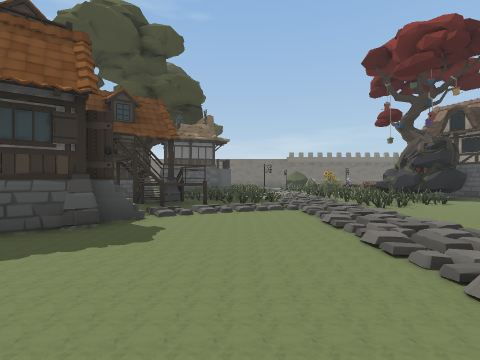
view 1 (above)

15 first-person views from a walk through a scene from a Unity 3-D project. The camera is 1.3 m above the floor, looks level and sees 85° across. The floor is counted in squares, 2 m on a side. Each view is taken from the middle of a square. On the plan, view 1 faces up. The plan holds only what a view shows up to about 9 squares ahead; the rest is blank. The place goes on beyond the plan. The player is left out. Some animated figures are not drawn.

view 2
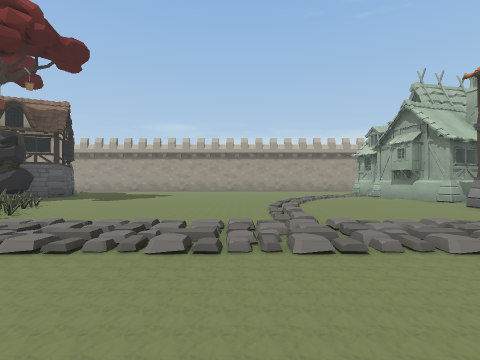

view 3
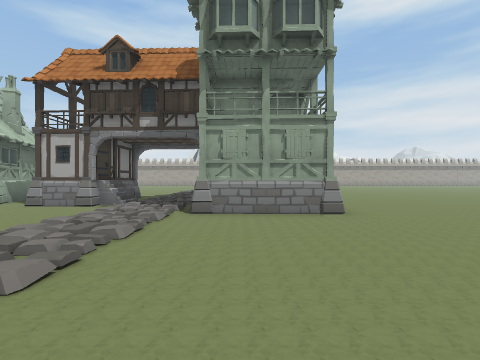

view 4
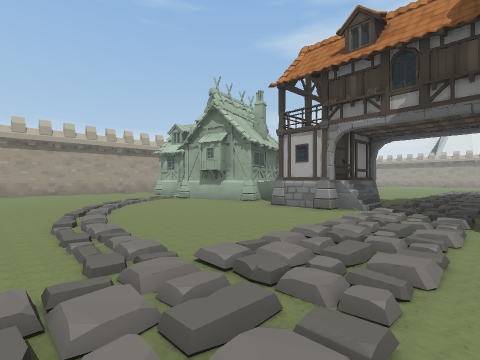

view 5
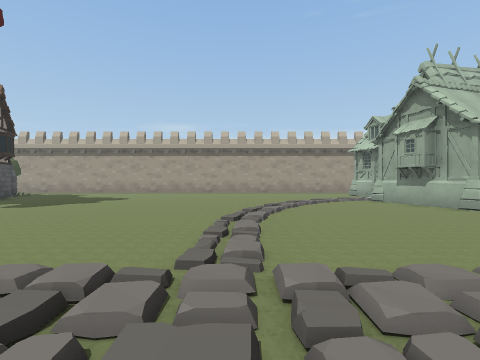

view 6
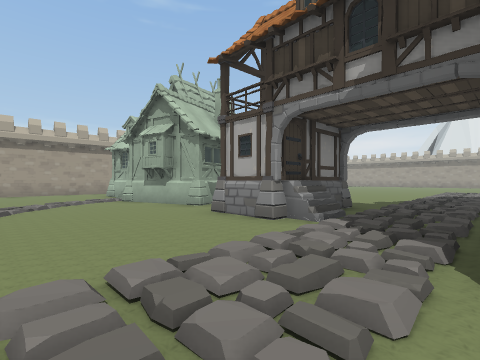

view 7
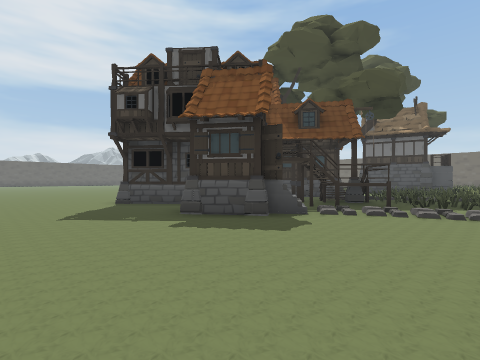

view 8
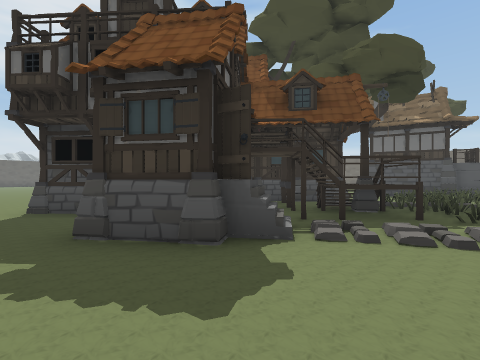

view 9
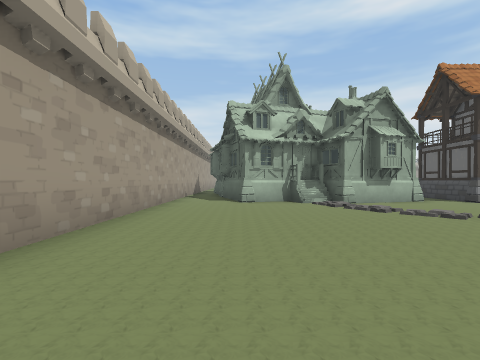

view 10
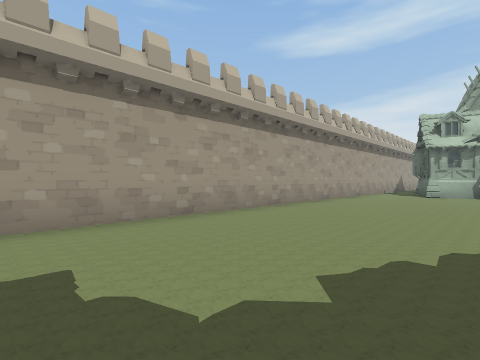

view 11
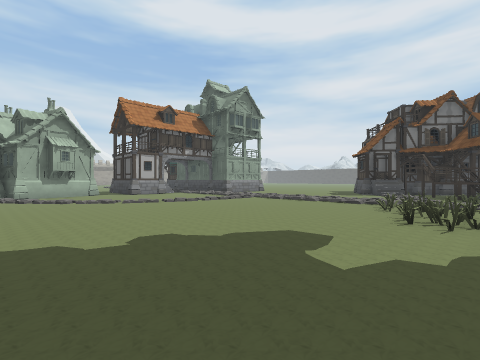

view 12
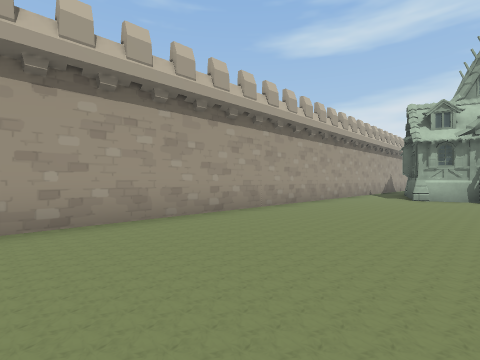

view 13
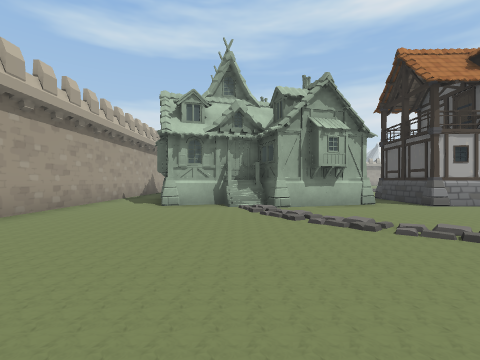

view 14
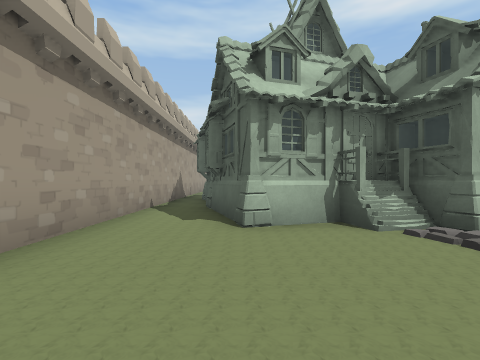

view 15
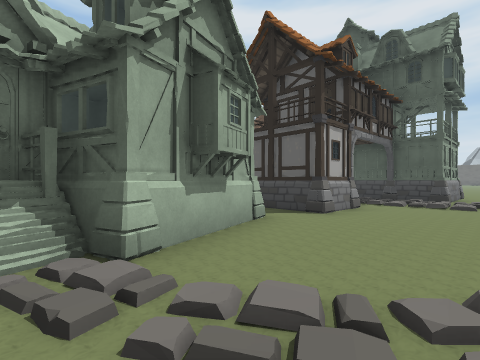

### Floor plan
Key: @ floor where view 1 was taken; # wall or solid block; . main floor; : floor 0.25 m higher than the main floor; / step, stairs or slope; T tree; H house; O other object.
Columns run from 10 left of view 1 to 15 right of it. Each row starts with its distance up from view 1.
  8         #OO //OO.T.......#
  7         ##....OO.........#
  6         #.:..............#
  5         #:..:............#
  4     #####...:............#
  3 ....#..#.................#
  2 .........................#
  1 ............:............#
  0   ........@.:............#
 -1       ...................#
 -2      ...HHHH.............#
 -3     ....H  H:............#
 -4     ....H  H//HH.H#HHHH..#
 -5    .....H  ...HH.H###HH..#
 -6    ....    .//HH H    #..#
 -7            .:..        ..#
 -8            .:..        H.#
 -9             ...        H.#
-10             //.

Positions as (right, up) in squares from view 1, and headings:
1: (0, 0), facing up
2: (-1, 2), facing right
3: (0, 3), facing down
4: (1, 2), facing down-right
5: (1, 1), facing right
6: (1, 0), facing down-right
7: (1, 0), facing up-left
8: (0, 2), facing up-left
9: (12, 4), facing down
10: (10, 8), facing down-right
11: (10, 8), facing down-left
12: (10, 6), facing down-right
13: (10, 3), facing down
14: (12, 0), facing down
15: (10, -1), facing down-left
